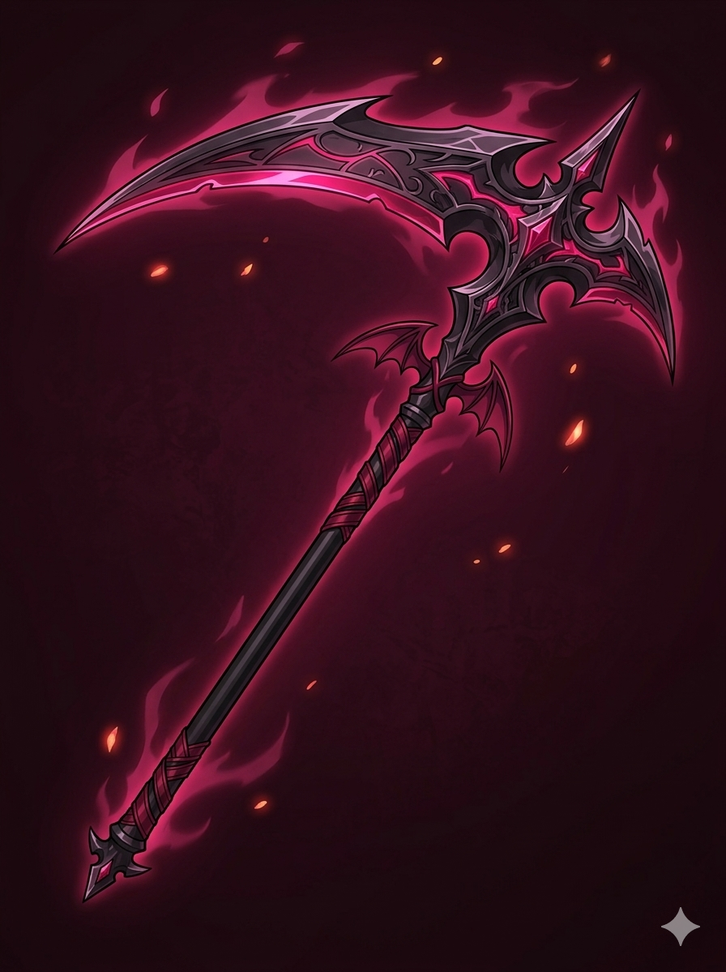
#> input picture assets/portraits/Gemini_Generated_Image_8bimm8bimm8bimm8.png, 726 x 972 px, shrunk from 896 x 1199 before the run
$ python soft-vignette.py ../assets/portraits/Gemini_Generated_Image_8bimm8bimm8bimm8.png out.png 1.0 1.0 1.0
#> lines starting #> are read from the running program, lines starting #| are printed output that depends on the picture
"""Apply a soft elliptical vignette to an RGBA image.

Fades alpha smoothly from full opacity at center to zero past an
outer ellipse. Avoids the harsh rectangular cutouts of erase-regions.py.

Strategy:
  - Compute normalized elliptical distance d from image center.
    d=0 at center, d=1 at the inner ellipse, d=outer_ratio at the
    outer ellipse where alpha hits 0.
  - alpha_multiplier = smoothstep(d, 1.0, outer_ratio):
      d ≤ 1.0          → 1.0 (no change)
      1.0 < d < outer  → smooth falloff
      d ≥ outer        → 0

Usage:
    python soft-vignette.py input.png output.png [rx_frac] [ry_frac] [outer_ratio]
        rx_frac       inner ellipse horizontal radius as fraction of W/2 (default 0.75)
        ry_frac       inner ellipse vertical radius as fraction of H/2 (default 0.95)
        outer_ratio   outer ellipse is this * inner (default 1.15)
"""
import sys
import numpy as np
from PIL import Image


def main():
    inp = sys.argv[1]
    out = sys.argv[2]
    rx_frac = float(sys.argv[3]) if len(sys.argv) > 3 else 0.75
    ry_frac = float(sys.argv[4]) if len(sys.argv) > 4 else 0.95
    outer_ratio = float(sys.argv[5]) if len(sys.argv) > 5 else 1.15

    img = Image.open(inp).convert('RGBA')
#> img is the input picture: PIL image 726x972 RGBA; mean R, G, B, A 53.2, 15.4, 28.4, 255
    rgba = np.array(img)
    H, W = rgba.shape[:2]
#> H = 972; W = 726
    alpha = rgba[:, :, 3].astype(np.float32)
#> alpha: shape (972, 726) float32; every value is 255

    cx, cy = W / 2.0, H / 2.0
#> cx = 363; cy = 486
    rx = (W / 2.0) * rx_frac
#> rx = 363
    ry = (H / 2.0) * ry_frac
#> ry = 486

    ys, xs = np.indices((H, W))
    nx = (xs - cx) / rx
    ny = (ys - cy) / ry
    d = np.sqrt(nx * nx + ny * ny)

    # smoothstep from d=1 to d=outer_ratio
    falloff = outer_ratio - 1.0
    t = np.clip((outer_ratio - d) / falloff, 0.0, 1.0)
    # cubic smoothstep for smoother curve
    smooth = t * t * (3.0 - 2.0 * t)

    new_alpha = alpha * smooth
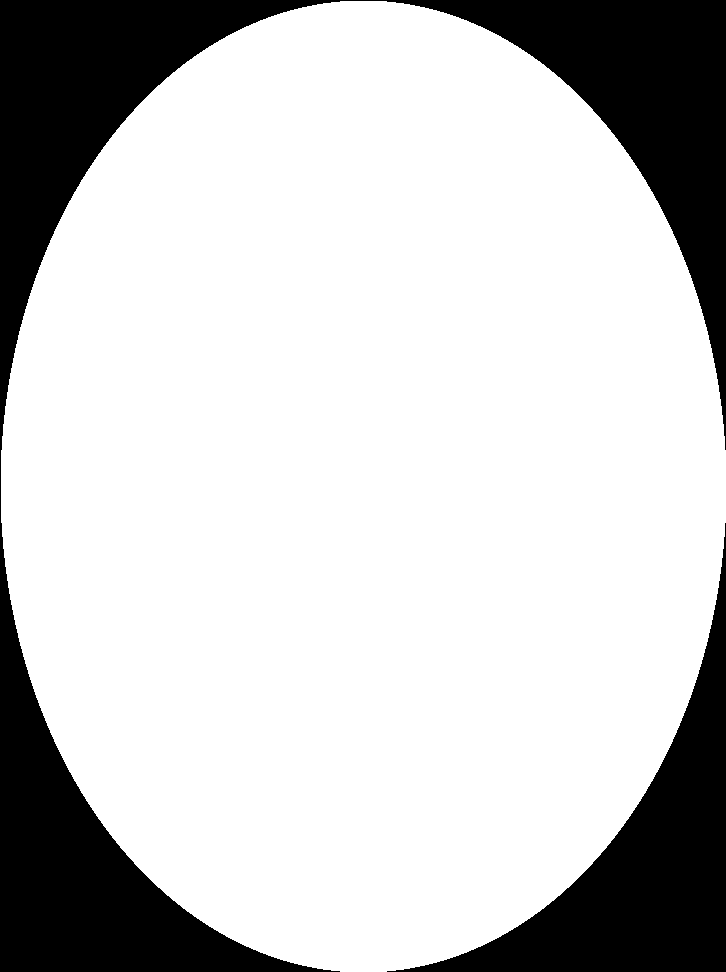
#> new_alpha: shape (972, 726) float64; 0% of the values are NaN or infinite; the others: min 0, max 255, mean 200.3; drawn with min black, max white, NaN and infinite black
    rgba[:, :, 3] = new_alpha.astype(np.uint8)
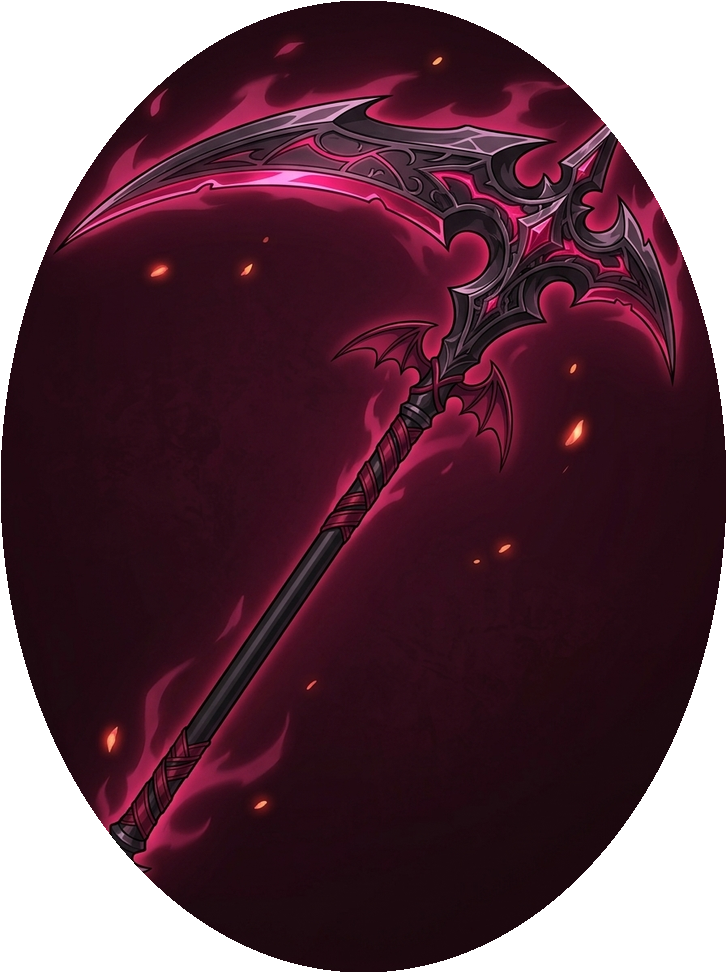
#> rgba: shape (972, 726, 4); mean R, G, B, A 53.2, 15.4, 28.4, 200.3; transparent parts drawn white

    cleared = int(((alpha > 0) & (rgba[:, :, 3] == 0)).sum())
#> cleared = 151501
    softened = int(((rgba[:, :, 3] > 0) & (rgba[:, :, 3] < alpha)).sum())
#> softened = 0
    print(f'Center ({cx:.0f},{cy:.0f}) inner rx={rx:.0f} ry={ry:.0f} outer×{outer_ratio}')
#| Center (363,486) inner rx=363 ry=486 outer×1.0
    print(f'Cleared {cleared:,} px / softened {softened:,} px / W={W} H={H}')
#| Cleared 151,501 px / softened 0 px / W=726 H=972

    Image.fromarray(rgba, 'RGBA').save(out, 'PNG')


if __name__ == '__main__':
    main()
